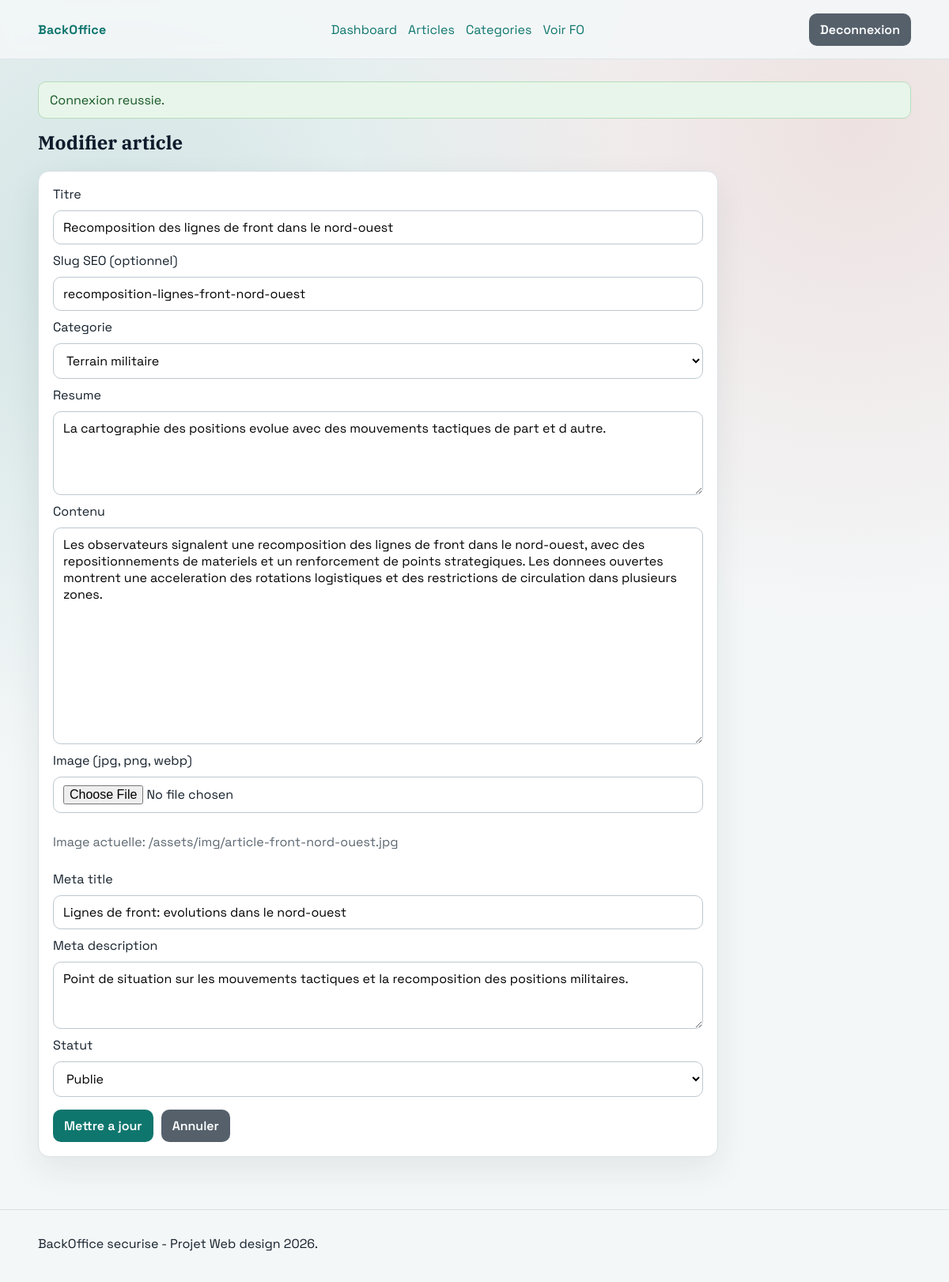
/admin/articles/2/edit (signed in), run on the app's committed database.
### tables this page shows
CREATE TABLE IF NOT EXISTS articles (
    id INT UNSIGNED AUTO_INCREMENT PRIMARY KEY,
    category_id INT UNSIGNED NULL,
    title VARCHAR(220) NOT NULL,
    slug VARCHAR(220) NOT NULL UNIQUE,
    summary TEXT NOT NULL,
    content MEDIUMTEXT NOT NULL,
    image_path VARCHAR(255) NULL,
    meta_title VARCHAR(60) NOT NULL,
    meta_description VARCHAR(160) NOT NULL,
    status ENUM('draft', 'published') NOT NULL DEFAULT 'draft',
    published_at DATETIME NULL,
    created_at TIMESTAMP NOT NULL DEFAULT CURRENT_TIMESTAMP,
    updated_at TIMESTAMP NOT NULL DEFAULT CURRENT_TIMESTAMP ON UPDATE CURRENT_TIMESTAMP,
    CONSTRAINT fk_articles_category
        FOREIGN KEY (category_id)
        REFERENCES categories(id)
        ON DELETE SET NULL
        ON UPDATE CASCADE,
    INDEX idx_articles_slug (slug),
    INDEX idx_articles_status_published_at (status, published_at),
    INDEX idx_articles_category_id (category_id)
);

CREATE TABLE IF NOT EXISTS categories (
    id INT UNSIGNED AUTO_INCREMENT PRIMARY KEY,
    name VARCHAR(120) NOT NULL,
    slug VARCHAR(150) NOT NULL UNIQUE,
    description TEXT NULL,
    created_at TIMESTAMP NOT NULL DEFAULT CURRENT_TIMESTAMP,
    updated_at TIMESTAMP NOT NULL DEFAULT CURRENT_TIMESTAMP ON UPDATE CURRENT_TIMESTAMP
);

### app/Core/Request.php (called while the page is built, shortened)
<?php
final class Request
{
    public function method(): string
    {
        return strtoupper($_SERVER['REQUEST_METHOD'] ?? 'GET');
    }
}

### app/helpers.php (called while the page is built, shortened)
<?php
function app_config(string $key, mixed $default = null): mixed
{
    global $appConfig;
    $segments = explode('.', $key);
    $value = $appConfig;
    foreach ($segments as $segment) {
        $value = $value[$segment];
    }
    return $value;
}
function base_url(string $path = ''): string
{
    $base = rtrim((string) app_config('app.base_url', ''), '/');
    $normalized = '/' . ltrim($path, '/');
    return $base . ($path === '' ? '' : $normalized);
}
function e(mixed $value): string
{
    return htmlspecialchars((string) $value, ENT_QUOTES, 'UTF-8');
}
function render(string $view, array $data = []): void
{
    extract($data, EXTR_SKIP);
    require BASE_PATH . '/views/' . $view . '.php';
}
function old_input(string $key, mixed $default = ''): mixed
{
    return $_SESSION['_old'][$key] ?? $default;
}

### app/Controllers/ArticleController.php (called while the page is built, shortened)
<?php
final class ArticleController
{
    private AuthService $auth;
    private ArticleRepository $articles;
    private CategoryRepository $categories;
    public function __construct()
    {
        $this->auth = new AuthService();
        $this->articles = new ArticleRepository();
        $this->categories = new CategoryRepository();
    }
    public function edit(Request $request, array $params): void
    {
        $this->auth->requireAuth();
        $id = (int) ($params['id'] ?? 0);
        $article = $this->articles->findById($id);
        render('back/articles/form', [
            'user' => $this->auth->user(),
            'article' => $article,
            'categories' => $this->categories->all(),
            'action' => '/admin/articles/' . $id . '/edit',
            'metaTitle' => 'Modifier article',
            'metaDescription' => 'Edition d\'article.',
        ]);
    }
}

### public/index.php (called while the page is built, shortened)
<?php
spl_autoload_register(static function (string $class): void {
    $prefix = 'App\\';
    $relative = substr($class, strlen($prefix));
    $file = BASE_PATH . '/app/' . str_replace('\\', '/', $relative) . '.php';
});
$appConfig = require BASE_PATH . '/config/config.php';
require BASE_PATH . '/app/helpers.php';
$router = new Router();
$router->get('/', [FrontController::class, 'home']);
$router->get('/articles', [FrontController::class, 'articles']);
$router->get('/article/{slug}', [FrontController::class, 'article']);
$router->get('/categorie/{slug}', [FrontController::class, 'category']);
$router->get('/robots.txt', [FrontController::class, 'robots']);
$router->get('/sitemap.xml', [FrontController::class, 'sitemap']);
$router->get('/admin/login', [AuthController::class, 'showLogin']);
$router->post('/admin/login', [AuthController::class, 'login']);
$router->post('/admin/logout', [AuthController::class, 'logout']);
$router->get('/admin', [AdminController::class, 'dashboard']);
$router->get('/admin/categories', [CategoryController::class, 'index']);
$router->get('/admin/categories/create', [CategoryController::class, 'create']);
$router->post('/admin/categories/create', [CategoryController::class, 'store']);
$router->get('/admin/categories/{id}/edit', [CategoryController::class, 'edit']);
$router->post('/admin/categories/{id}/edit', [CategoryController::class, 'update']);
$router->post('/admin/categories/{id}/delete', [CategoryController::class, 'delete']);
$router->get('/admin/articles', [ArticleController::class, 'index']);
$router->get('/admin/articles/create', [ArticleController::class, 'create']);
$router->post('/admin/articles/create', [ArticleController::class, 'store']);
$router->get('/admin/articles/{id}/edit', [ArticleController::class, 'edit']);
$router->post('/admin/articles/{id}/edit', [ArticleController::class, 'update']);
$router->post('/admin/articles/{id}/delete', [ArticleController::class, 'delete']);
$request = new Request();
$router->dispatch($request);

### app/Core/Database.php (called while the page is built, shortened)
<?php
final class Database
{
    private static ?PDO $connection = null;
    private static array $config = [];
    public static function init(array $config): void
    {
        self::$config = $config;
    }
    public static function connection(): PDO
    {
        if (self::$connection instanceof PDO) {
            return self::$connection;
        }
        $dsn = sprintf(
            'mysql:host=%s;port=%d;dbname=%s;charset=%s',
            self::$config['host'],
            self::$config['port'],
            self::$config['name'],
            self::$config['charset']
        );
        try {
            self::$connection = new PDO(
                $dsn,
                self::$config['user'],
                self::$config['pass'],
                [
                    PDO::ATTR_ERRMODE => PDO::ERRMODE_EXCEPTION,
                    PDO::ATTR_DEFAULT_FETCH_MODE => PDO::FETCH_ASSOC,
                    PDO::ATTR_EMULATE_PREPARES => false,
                ]
            );
        } catch (PDOException $exception) {
            throw new RuntimeException('Database connection failed: ' . $exception->getMessage());
        }
        return self::$connection;
    }
}

### app/Repositories/ArticleRepository.php (called while the page is built, shortened)
<?php
final class ArticleRepository
{
    public function findById(int $id): ?array
    {
        $sql = 'SELECT id, category_id, title, slug, summary, content, image_path,
                       meta_title, meta_description, status, published_at
                FROM articles
                WHERE id = :id
                LIMIT 1';
        $stmt = Database::connection()->prepare($sql);
        $stmt->execute(['id' => $id]);
        $article = $stmt->fetch();
        return $article ?: null;
    }
}

### config/config.php (called while the page is built, shortened)
<?php
return [
    'app' => [
        'name' => getenv('APP_NAME') ?: 'Iran News Portal',
        'base_url' => getenv('APP_BASE_URL') ?: 'http://localhost:8080',
        'timezone' => getenv('APP_TIMEZONE') ?: 'UTC',
    ],
    'db' => [
        'host' => getenv('DB_HOST') ?: 'db',
        'port' => (int) (getenv('DB_PORT') ?: 3306),
        'name' => getenv('DB_NAME') ?: 'iran_news',
        'user' => getenv('DB_USER') ?: 'iran_user',
        'pass' => getenv('DB_PASSWORD') ?: 'iran_pass',
        'charset' => getenv('DB_CHARSET') ?: 'utf8mb4',
    ],
    'seo' => [
        'default_title' => 'Actualites sur la guerre en Iran',
        'default_description' => 'Analyse, chronologie et decryptage de la guerre en Iran.',
    ],
];

### app/Repositories/CategoryRepository.php (called while the page is built, shortened)
<?php
final class CategoryRepository
{
    public function all(): array
    {
        $sql = 'SELECT id, name, slug, description FROM categories ORDER BY name ASC';
        return Database::connection()->query($sql)->fetchAll();
    }
}

### views/back/articles/form.php (the view, shortened to what this page needs)
<?php
$isEdit = $article !== null;
$titleValue = (string) old_input('title', $article['title'] ?? '');
$slugValue = (string) old_input('slug', $article['slug'] ?? '');
$summaryValue = (string) old_input('summary', $article['summary'] ?? '');
$contentValue = (string) old_input('content', $article['content'] ?? '');
$metaTitleValue = (string) old_input('meta_title', $article['meta_title'] ?? '');
$metaDescriptionValue = (string) old_input('meta_description', $article['meta_description'] ?? '');
$statusValue = (string) old_input('status', $article['status'] ?? 'draft');
$categoryValue = (int) old_input('category_id', (int) ($article['category_id'] ?? 0));
?>
<?php require BASE_PATH . '/views/partials/back_header.php'; ?>
<section>
    <h1><?= $isEdit ? 'Modifier article' : 'Nouvel article' ?></h1>
    <form method="post" action="<?= e(base_url($action)) ?>" enctype="multipart/form-data" class="form-grid">
        <label for="title">Titre</label>
        <input id="title" name="title" type="text" required value="<?= e($titleValue) ?>">
        <label for="slug">Slug SEO (optionnel)</label>
        <input id="slug" name="slug" type="text" value="<?= e($slugValue) ?>" placeholder="ex: nouvelle-escalade-diplomatique">
        <label for="category_id">Categorie</label>
        <select id="category_id" name="category_id" required>
            <?php foreach ($categories as $category): ?>
                <option value="<?= e((string) $category['id']) ?>" <?= $categoryValue === (int) $category['id'] ? 'selected' : '' ?>>
                    <?= e($category['name']) ?>
                </option>
            <?php endforeach; ?>
        </select>
        <label for="summary">Resume</label>
        <textarea id="summary" name="summary" rows="4" required><?= e($summaryValue) ?></textarea>
        <label for="content">Contenu</label>
        <textarea id="content" name="content" rows="12" required><?= e($contentValue) ?></textarea>
        <label for="image">Image (jpg, png, webp)</label>
        <input id="image" name="image" type="file" accept="image/jpeg,image/png,image/webp">
        <?php if ($isEdit && !empty($article['image_path'])): ?>
            <p class="muted">Image actuelle: <?= e($article['image_path']) ?></p>
        <?php endif; ?>
        <label for="meta_title">Meta title</label>
        <input id="meta_title" name="meta_title" type="text" value="<?= e($metaTitleValue) ?>" maxlength="60">
        <label for="meta_description">Meta description</label>
        <textarea id="meta_description" name="meta_description" rows="3" maxlength="160"><?= e($metaDescriptionValue) ?></textarea>
        <label for="status">Statut</label>
        <select id="status" name="status">
            <option value="published" <?= $statusValue === 'published' ? 'selected' : '' ?>>Publie</option>
        </select>
        <div class="actions-row">
            <button class="button" type="submit"><?= $isEdit ? 'Mettre a jour' : 'Creer' ?></button>
            <a class="button button-muted" href="<?= e(base_url('/admin/articles')) ?>">Annuler</a>
        </div>
    </form>
</section>
<?php require BASE_PATH . '/views/partials/back_footer.php'; ?>

### app/Core/Router.php (shortened to what this page needs)
<?php
final class Router
{
    private array $routes = [
        'GET' => [],
        'POST' => [],
    ];
    public function dispatch(Request $request): void
    {
        $method = $request->method();
        $path = $request->path();
        $routes = $this->routes[$method] ?? [];
        foreach ($routes as $route) {
            $regex = $this->toRegex($route['pattern']);
            if (!preg_match($regex, $path, $matches)) {
                continue;
            }
            $params = [];
            foreach ($matches as $key => $value) {
                if (!is_int($key)) {
                    $params[$key] = $value;
                }
            }
            $handler = $route['handler'];
            if (is_array($handler)) {
                [$class, $action] = $handler;
                $instance = new $class();
                $instance->{$action}($request, $params);
                return;
            }
        }
    }
    private function add(string $method, string $pattern, callable|array|string $handler): void
    {
        $this->routes[$method][] = [
            'pattern' => $this->normalizePattern($pattern),
            'handler' => $handler,
        ];
    }
    private function normalizePattern(string $pattern): string
    {
        if ($pattern === '/') {
            return '/';
        }
        return '/' . trim($pattern, '/');
    }
    private function toRegex(string $pattern): string
    {
        $escaped = preg_quote($pattern, '#');
        $escaped = preg_replace('#\\\{([a-zA-Z_][a-zA-Z0-9_]*)\\\}#', '(?P<$1>[^/]+)', $escaped) ?? $escaped;
        return '#^' . $escaped . '$#';
    }
}

### public/assets/css/app.css (style rules this page uses)
:root { --bg: #f4f7f8; --surface: #ffffff; --surface-2: #e9eef0; --text: #15202b; --muted: #5b6670; --line: #d8e0e5; --primary: #0f766e; --primary-dark: #0b5f58; --danger: #b42318; --success: #137a1e; --shadow: 0 16px 40px rgba(21, 32, 43, 0.08); }
* { box-sizing: border-box; }
html, body { margin: 0; padding: 0; }
body { font-family: 'Space Grotesk', sans-serif; color: var(--text); background: radial-gradient(circle at 12% 20%, rgba(15, 118, 110, 0.15), transparent 40%), radial-gradient(circle at 90% 10%, rgba(180, 35, 24, 0.1), transparent 35%), var(--bg); min-height: 100vh; }
h1, h2, h3, h4, h5, h6 { font-family: 'IBM Plex Serif', serif; margin-top: 0; color: #0f1a2b; }
a { color: var(--primary); text-decoration: none; }
.button { display: inline-flex; align-items: center; justify-content: center; gap: 8px; border: none; border-radius: 10px; background: var(--primary); color: #fff; padding: 10px 14px; cursor: pointer; font: inherit; font-weight: 600; transition: transform 0.15s ease, background-color 0.15s ease; }
.button-muted { background: #55606b; }
.muted { color: var(--muted); }
.form-grid { display: grid; gap: 10px; max-width: 860px; background: var(--surface); padding: 18px; border-radius: 14px; border: 1px solid var(--line); box-shadow: var(--shadow); }
input, select, textarea { width: 100%; border: 1px solid #bcc8cf; border-radius: 10px; padding: 10px 12px; font: inherit; background: #fff; }
textarea { resize: vertical; }
.actions-row { display: flex; gap: 10px; flex-wrap: wrap; margin-top: 6px; }

### data on the page
articles: title "Recomposition des lignes de front dans le nord-ouest", slug "recomposition-lignes-front-nord-ouest", category_id "Terrain militaire", summary "La cartographie des positions evolue avec des mouvements tactiques de part et d autre.", content "Les observateurs signalent une recomposition des lignes de front dans le nord-ouest, avec des repositionnements de materiels et un renforcement de points strategiques. Les donnees ouvertes montrent une acceleration des rotations logistiques et des restrictions de circulation dans plusieurs zones.", image_path "/assets/img/article-front-nord-ouest.jpg", meta_title "Lignes de front: evolutions dans le nord-ouest", meta_description "Point de situation sur les mouvements tactiques et la recomposition des positions militaires.", status "Publie"
